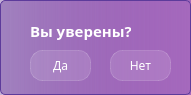
<?xml version="1.0" encoding="UTF-8"?>
<ui version="4.0">
 <class>WarningWindow</class>
 <widget class="QDialog" name="WarningWindow">
  <property name="geometry">
   <rect>
    <x>0</x>
    <y>0</y>
    <width>191</width>
    <height>95</height>
   </rect>
  </property>
  <property name="windowTitle">
   <string>Dialog</string>
  </property>
  <property name="styleSheet">
   <string notr="true">background-color:  qlineargradient( spread:pad,  x1:0, y1:0, x2:1, y2:0,  stop:0 rgba(105, 57, 153, 100),  stop:1 rgba(165, 105, 189, 255));  border: 1px solid #5D3B9B;  border-radius: 5px;
font-family: Everlasting;</string>
  </property>
  <widget class="QPushButton" name="Yes_button_Clicked">
   <property name="geometry">
    <rect>
     <x>30</x>
     <y>50</y>
     <width>61</width>
     <height>31</height>
    </rect>
   </property>
   <property name="styleSheet">
    <string notr="true">QPushButton {
color: white;
background-color: rgba(255,255,255,30);
border: 1px solid rgba(255,255,255,40);
border-radius: 12px;
} 
QPushButton:hover{
background-color: rgba(255,255,255,40);
}

QPushButton:pressed{
background-color: rgba(255,255,255,70);
}</string>
   </property>
   <property name="text">
    <string>Да</string>
   </property>
  </widget>
  <widget class="QPushButton" name="No_button_Clicked">
   <property name="geometry">
    <rect>
     <x>110</x>
     <y>50</y>
     <width>61</width>
     <height>31</height>
    </rect>
   </property>
   <property name="styleSheet">
    <string notr="true">QPushButton {
color: white;
background-color: rgba(255,255,255,30);
border: 1px solid rgba(255,255,255,40);
border-radius: 12px;
} 
QPushButton:hover{
background-color: rgba(255,255,255,40);
}

QPushButton:pressed{
background-color: rgba(255,255,255,70);
}</string>
   </property>
   <property name="text">
    <string>Нет</string>
   </property>
  </widget>
  <widget class="QLabel" name="label_5">
   <property name="geometry">
    <rect>
     <x>30</x>
     <y>20</y>
     <width>101</width>
     <height>21</height>
    </rect>
   </property>
   <property name="styleSheet">
    <string notr="true">color: white;
font-weight: bold;
border: none;
font-size: 11pt;
background-color: none;</string>
   </property>
   <property name="text">
    <string>Вы уверены?</string>
   </property>
  </widget>
 </widget>
 <resources/>
 <connections/>
</ui>
